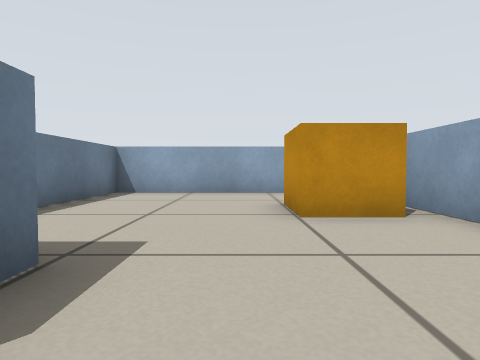
View 1 (above)

16 first-person views from a walk through a world built for the Player/Stage simulator. The camera is 0.31 m above the floor, tilts 2° down and sees 75° across. The lines on the ground mark 1 m squares. The floor is counted in squares, 0.5 m on a side. Each view is taken from the middle of a square. On the plan, view 1 faces up. The plan holds only what a view shows up to about 9 squares ahead; the rest is blank. Robots are left out.

View 2
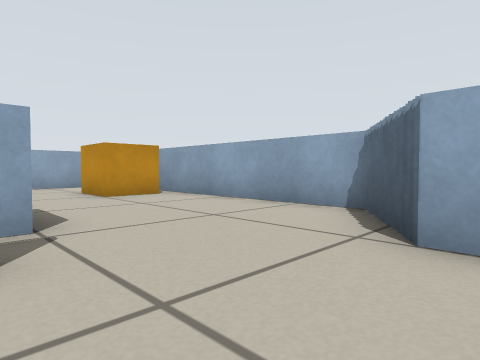

View 3
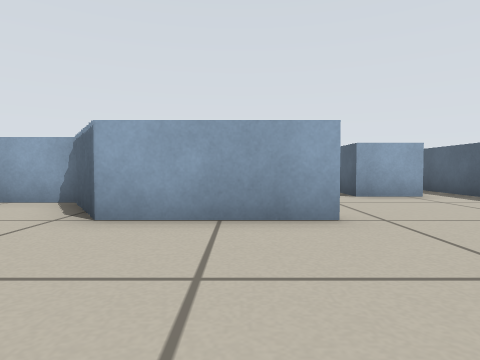

View 4
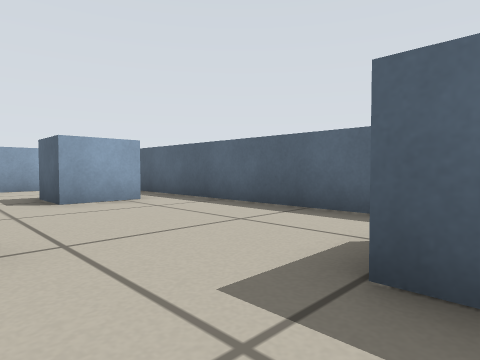

View 5
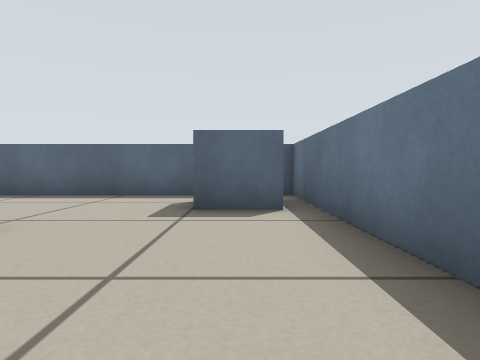

View 6
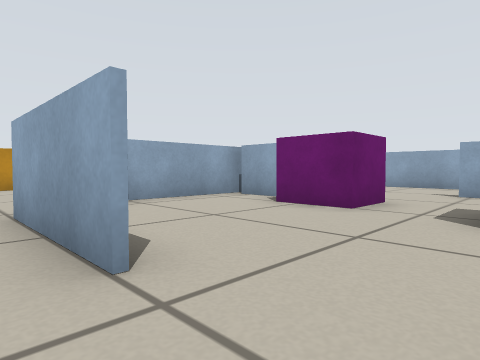

View 7
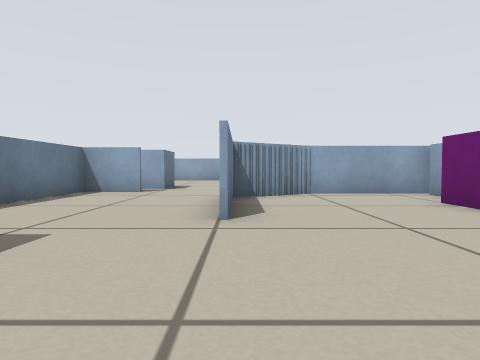

View 8
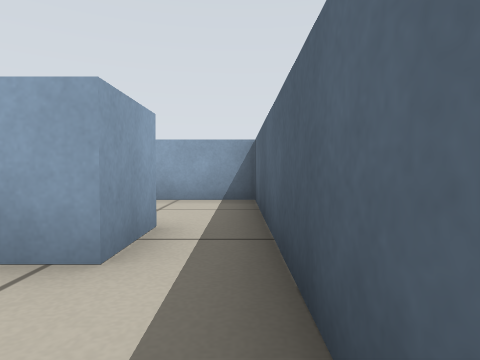

View 9
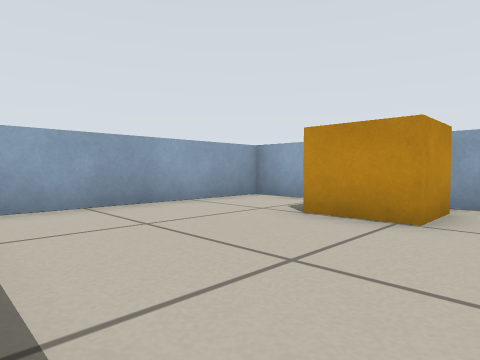

View 10
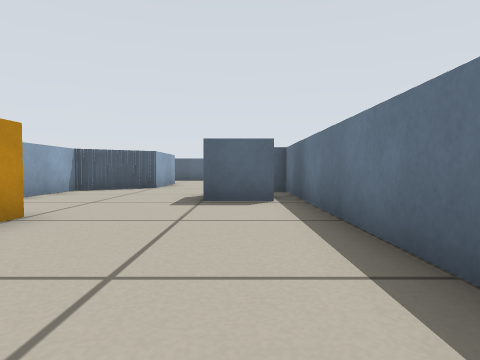

View 11
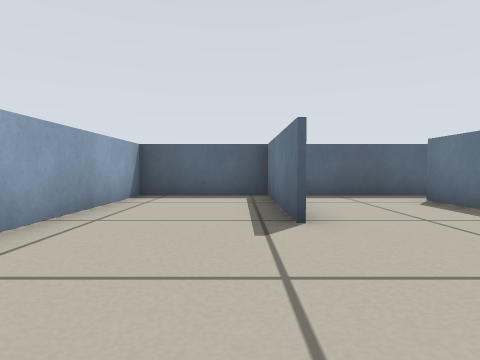

View 12
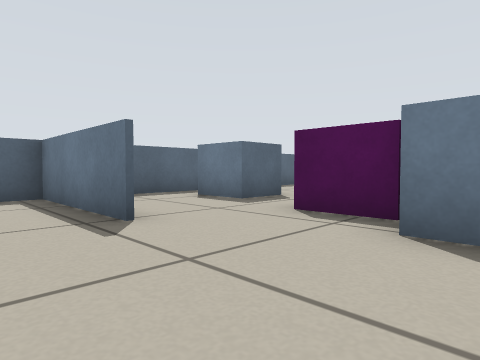

View 13
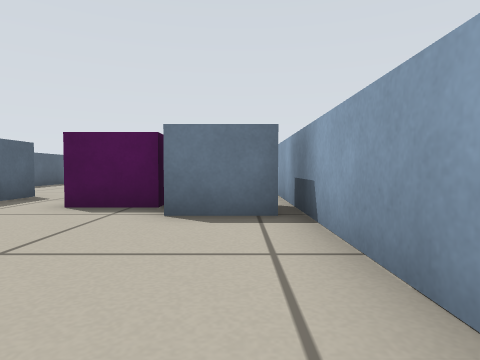

View 14
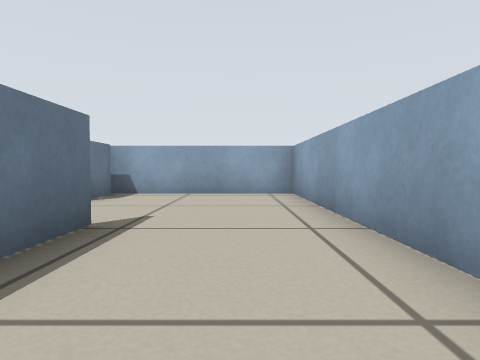

View 15
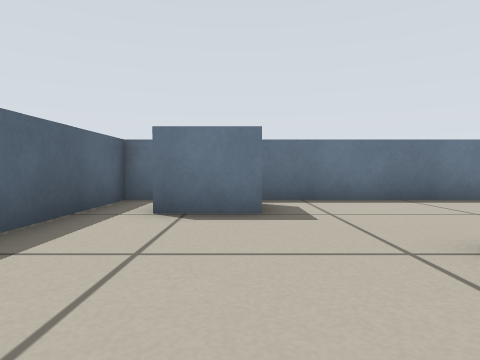

View 16
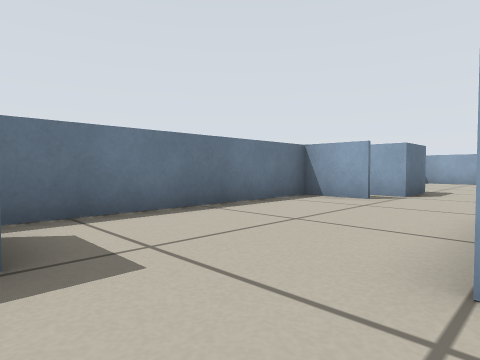

### Floor plan
Ten units are one square. View 1 is at (0, 0); x grows to the right and y downward. Boxes are objects, and circles mark ways between rooms. Rooms are numbered by the first view taken in them; rooms with no view inside come last. Other rooms are left out.
<svg viewBox="-37 -87 156 186">
<path fill="none" stroke="#000" d="M-28 -20 -13 -20 -13 -5 -21 -5M28 -68 28 -82 -32 -82 -32 4 -29 4M-16 5 -32 5M28 11 28 -52M8 52 8 21M40 67 53 67 53 81 40 81 40 67M9 29 9 51M21 18 16 18M25 14 20 14M-28 67 -13 67 -13 82M56 26 56 15M65 11 25 11M82 94 82 55M-32 5 -32 93 79 93M84 55 84 94M69 14 69 30M79 93 114 93 114 11 65 11"/>
<rect x="5" y="-55" width="20" height="20" fill="#bbb"><title>orange box</title></rect>
<rect x="45" y="35" width="20" height="10" fill="#bbb"><title>magenta box</title></rect>
<circle cx="-15" cy="18" r="3" fill="#2a7"/>
<circle cx="75" cy="45" r="3" fill="#2a7"/>
<text x="0" y="-40">1</text>
<text x="20" y="60">2</text>
<text x="100" y="50">3</text>
</svg>
Room 1 opens to room 2. Room 2 opens to room 3.

Where each view was taken, in squares from view 1:
view 1: 0 up, 0 right, facing up
view 2: 3 down, 2 left, facing up-right
view 3: 4 down, 3 left, facing right
view 4: 5 down, 2 left, facing down-right
view 5: 2 down, 2 left, facing down
view 6: 7 down, 0 right, facing up-right
view 7: 9 down, 1 right, facing up
view 8: 9 down, 2 right, facing right
view 9: 3 up, 3 left, facing up-right
view 10: 8 up, 2 left, facing down
view 11: 2 down, 9 right, facing down
view 12: 2 down, 10 right, facing down-left
view 13: 2 down, 11 right, facing left
view 14: 9 down, 10 right, facing up
view 15: 7 down, 3 right, facing left
view 16: 7 down, 1 right, facing up-left
